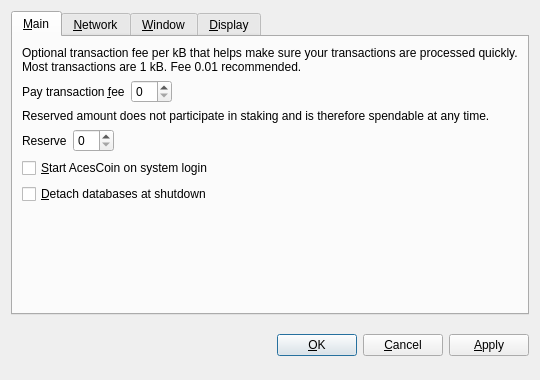
<?xml version="1.0" encoding="UTF-8"?>
<ui version="4.0">
 <class>OptionsDialog</class>
 <widget class="QDialog" name="OptionsDialog">
  <property name="geometry">
   <rect>
    <x>0</x>
    <y>0</y>
    <width>540</width>
    <height>380</height>
   </rect>
  </property>
  <property name="windowTitle">
   <string>Options</string>
  </property>
  <property name="modal">
   <bool>true</bool>
  </property>
  <layout class="QVBoxLayout" name="verticalLayout">
   <item>
    <widget class="QTabWidget" name="tabWidget">
     <property name="tabPosition">
      <enum>QTabWidget::North</enum>
     </property>
     <property name="currentIndex">
      <number>0</number>
     </property>
     <widget class="QWidget" name="tabMain">
      <attribute name="title">
       <string>&amp;Main</string>
      </attribute>
      <layout class="QVBoxLayout" name="verticalLayout_Main">
       <item>
        <widget class="QLabel" name="transactionFeeInfoLabel">
         <property name="text">
          <string>Optional transaction fee per kB that helps make sure your transactions are processed quickly. Most transactions are 1 kB. Fee 0.01 recommended.</string>
         </property>
         <property name="textFormat">
          <enum>Qt::PlainText</enum>
         </property>
         <property name="wordWrap">
          <bool>true</bool>
         </property>
        </widget>
       </item>
       <item>
        <layout class="QHBoxLayout" name="horizontalLayoutFee">
         <item>
          <widget class="QLabel" name="transactionFeeLabel">
           <property name="text">
            <string>Pay transaction &amp;fee</string>
           </property>
           <property name="textFormat">
            <enum>Qt::PlainText</enum>
           </property>
           <property name="buddy">
            <cstring>transactionFee</cstring>
           </property>
          </widget>
         </item>
         <item>
          <widget class="BitcoinAmountField" name="transactionFee"/>
         </item>
         <item>
          <spacer name="horizontalSpacerFee">
           <property name="orientation">
            <enum>Qt::Horizontal</enum>
           </property>
           <property name="sizeHint" stdset="0">
            <size>
             <width>40</width>
             <height>20</height>
            </size>
           </property>
          </spacer>
         </item>
        </layout>
       </item>
       <item>
        <widget class="QLabel" name="reserveBalanceInfoLabel">
         <property name="text">
          <string>Reserved amount does not participate in staking and is therefore spendable at any time.</string>
         </property>
         <property name="textFormat">
          <enum>Qt::PlainText</enum>
         </property>
         <property name="wordWrap">
          <bool>true</bool>
         </property>
        </widget>
       </item>
       <item>
        <layout class="QHBoxLayout" name="horizontalLayoutReserveBalance">
         <item>
          <widget class="QLabel" name="reserveBalanceLabel">
           <property name="text">
            <string>Reserve</string>
           </property>
           <property name="textFormat">
            <enum>Qt::PlainText</enum>
           </property>
           <property name="buddy">
            <cstring>reserveBalance</cstring>
           </property>
          </widget>
         </item>
         <item>
          <widget class="BitcoinAmountField" name="reserveBalance"/>
         </item>
         <item>
          <spacer name="horizontalSpacerReserveBalance">
           <property name="orientation">
            <enum>Qt::Horizontal</enum>
           </property>
           <property name="sizeHint" stdset="0">
            <size>
             <width>40</width>
             <height>20</height>
            </size>
           </property>
          </spacer>
         </item>
        </layout>
       </item>
       <item>
        <widget class="QCheckBox" name="bitcoinAtStartup">
         <property name="toolTip">
          <string>Automatically start AcesCoin after logging in to the system.</string>
         </property>
         <property name="text">
          <string>&amp;Start AcesCoin on system login</string>
         </property>
        </widget>
       </item>
       <item>
        <widget class="QCheckBox" name="detachDatabases">
         <property name="toolTip">
          <string>Detach block and address databases at shutdown. This means they can be moved to another data directory, but it slows down shutdown. The wallet is always detached.</string>
         </property>
         <property name="text">
          <string>&amp;Detach databases at shutdown</string>
         </property>
        </widget>
       </item>
       <item>
        <spacer name="verticalSpacer_Main">
         <property name="orientation">
          <enum>Qt::Vertical</enum>
         </property>
         <property name="sizeHint" stdset="0">
          <size>
           <width>20</width>
           <height>40</height>
          </size>
         </property>
        </spacer>
       </item>
      </layout>
     </widget>
     <widget class="QWidget" name="tabNetwork">
      <attribute name="title">
       <string>&amp;Network</string>
      </attribute>
      <layout class="QVBoxLayout" name="verticalLayout_Network">
       <item>
        <widget class="QCheckBox" name="mapPortUpnp">
         <property name="toolTip">
          <string>Automatically open the AcesCoin client port on the router. This only works when your router supports UPnP and it is enabled.</string>
         </property>
         <property name="text">
          <string>Map port using &amp;UPnP</string>
         </property>
        </widget>
       </item>
       <item>
        <widget class="QCheckBox" name="connectSocks">
         <property name="toolTip">
          <string>Connect to the AcesCoin network through a SOCKS proxy (e.g. when connecting through Tor).</string>
         </property>
         <property name="text">
          <string>&amp;Connect through SOCKS proxy:</string>
         </property>
        </widget>
       </item>
       <item>
        <layout class="QHBoxLayout" name="horizontalLayout_Network">
         <item>
          <widget class="QLabel" name="proxyIpLabel">
           <property name="text">
            <string>Proxy &amp;IP:</string>
           </property>
           <property name="textFormat">
            <enum>Qt::PlainText</enum>
           </property>
           <property name="buddy">
            <cstring>proxyIp</cstring>
           </property>
          </widget>
         </item>
         <item>
          <widget class="QValidatedLineEdit" name="proxyIp">
           <property name="maximumSize">
            <size>
             <width>140</width>
             <height>16777215</height>
            </size>
           </property>
           <property name="toolTip">
            <string>IP address of the proxy (e.g. 127.0.0.1)</string>
           </property>
          </widget>
         </item>
         <item>
          <widget class="QLabel" name="proxyPortLabel">
           <property name="text">
            <string>&amp;Port:</string>
           </property>
           <property name="textFormat">
            <enum>Qt::PlainText</enum>
           </property>
           <property name="buddy">
            <cstring>proxyPort</cstring>
           </property>
          </widget>
         </item>
         <item>
          <widget class="QLineEdit" name="proxyPort">
           <property name="maximumSize">
            <size>
             <width>55</width>
             <height>16777215</height>
            </size>
           </property>
           <property name="toolTip">
            <string>Port of the proxy (e.g. 9050)</string>
           </property>
          </widget>
         </item>
         <item>
          <widget class="QLabel" name="socksVersionLabel">
           <property name="text">
            <string>SOCKS &amp;Version:</string>
           </property>
           <property name="textFormat">
            <enum>Qt::PlainText</enum>
           </property>
           <property name="buddy">
            <cstring>socksVersion</cstring>
           </property>
          </widget>
         </item>
         <item>
          <widget class="QValueComboBox" name="socksVersion">
           <property name="toolTip">
            <string>SOCKS version of the proxy (e.g. 5)</string>
           </property>
          </widget>
         </item>
         <item>
          <spacer name="horizontalSpacer_Network">
           <property name="orientation">
            <enum>Qt::Horizontal</enum>
           </property>
           <property name="sizeHint" stdset="0">
            <size>
             <width>40</width>
             <height>20</height>
            </size>
           </property>
          </spacer>
         </item>
        </layout>
       </item>
       <item>
        <spacer name="verticalSpacer_Network">
         <property name="orientation">
          <enum>Qt::Vertical</enum>
         </property>
         <property name="sizeHint" stdset="0">
          <size>
           <width>20</width>
           <height>40</height>
          </size>
         </property>
        </spacer>
       </item>
      </layout>
     </widget>
     <widget class="QWidget" name="tabWindow">
      <attribute name="title">
       <string>&amp;Window</string>
      </attribute>
      <layout class="QVBoxLayout" name="verticalLayout_Window">
       <item>
        <widget class="QCheckBox" name="minimizeToTray">
         <property name="toolTip">
          <string>Show only a tray icon after minimizing the window.</string>
         </property>
         <property name="text">
          <string>&amp;Minimize to the tray instead of the taskbar</string>
         </property>
        </widget>
       </item>
       <item>
        <widget class="QCheckBox" name="minimizeOnClose">
         <property name="toolTip">
          <string>Minimize instead of exit the application when the window is closed. When this option is enabled, the application will be closed only after selecting Quit in the menu.</string>
         </property>
         <property name="text">
          <string>M&amp;inimize on close</string>
         </property>
        </widget>
       </item>
       <item>
        <spacer name="verticalSpacer_Window">
         <property name="orientation">
          <enum>Qt::Vertical</enum>
         </property>
         <property name="sizeHint" stdset="0">
          <size>
           <width>20</width>
           <height>40</height>
          </size>
         </property>
        </spacer>
       </item>
      </layout>
     </widget>
     <widget class="QWidget" name="tabDisplay">
      <attribute name="title">
       <string>&amp;Display</string>
      </attribute>
      <layout class="QVBoxLayout" name="verticalLayout_Display">
       <item>
        <layout class="QHBoxLayout" name="horizontalLayout_1_Display">
         <item>
          <widget class="QLabel" name="langLabel">
           <property name="text">
            <string>User Interface &amp;language:</string>
           </property>
           <property name="textFormat">
            <enum>Qt::PlainText</enum>
           </property>
           <property name="buddy">
            <cstring>lang</cstring>
           </property>
          </widget>
         </item>
         <item>
          <widget class="QValueComboBox" name="lang">
           <property name="toolTip">
            <string>The user interface language can be set here. This setting will take effect after restarting AcesCoin.</string>
           </property>
          </widget>
         </item>
        </layout>
       </item>
       <item>
        <layout class="QHBoxLayout" name="horizontalLayout_2_Display">
         <item>
          <widget class="QLabel" name="unitLabel">
           <property name="text">
            <string>&amp;Unit to show amounts in:</string>
           </property>
           <property name="textFormat">
            <enum>Qt::PlainText</enum>
           </property>
           <property name="buddy">
            <cstring>unit</cstring>
           </property>
          </widget>
         </item>
         <item>
          <widget class="QValueComboBox" name="unit">
           <property name="toolTip">
            <string>Choose the default subdivision unit to show in the interface and when sending coins.</string>
           </property>
          </widget>
         </item>
        </layout>
       </item>
       <item>
        <widget class="QCheckBox" name="displayAddresses">
         <property name="toolTip">
          <string>Whether to show AcesCoin addresses in the transaction list or not.</string>
         </property>
         <property name="text">
          <string>&amp;Display addresses in transaction list</string>
         </property>
        </widget>
       </item>
       <item>
        <widget class="QCheckBox" name="coinControlFeatures">
         <property name="toolTip">
          <string>Whether to show coin control features or not.</string>
         </property>
         <property name="text">
          <string>Display coin &amp;control features (experts only!)</string>
         </property>
        </widget>
       </item>
       <item>
        <spacer name="verticalSpacer_Display">
         <property name="orientation">
          <enum>Qt::Vertical</enum>
         </property>
         <property name="sizeHint" stdset="0">
          <size>
           <width>20</width>
           <height>40</height>
          </size>
         </property>
        </spacer>
       </item>
      </layout>
     </widget>
    </widget>
   </item>
   <item>
    <layout class="QHBoxLayout" name="horizontalLayout_Buttons">
     <item>
      <spacer name="horizontalSpacer_1">
       <property name="orientation">
        <enum>Qt::Horizontal</enum>
       </property>
       <property name="sizeHint" stdset="0">
        <size>
         <width>40</width>
         <height>48</height>
        </size>
       </property>
      </spacer>
     </item>
     <item>
      <widget class="QLabel" name="statusLabel">
       <property name="font">
        <font>
         <weight>75</weight>
         <bold>true</bold>
        </font>
       </property>
       <property name="text">
        <string/>
       </property>
       <property name="textFormat">
        <enum>Qt::PlainText</enum>
       </property>
       <property name="wordWrap">
        <bool>true</bool>
       </property>
      </widget>
     </item>
     <item>
      <spacer name="horizontalSpacer_2">
       <property name="orientation">
        <enum>Qt::Horizontal</enum>
       </property>
       <property name="sizeHint" stdset="0">
        <size>
         <width>40</width>
         <height>48</height>
        </size>
       </property>
      </spacer>
     </item>
     <item>
      <widget class="QPushButton" name="okButton">
       <property name="text">
        <string>&amp;OK</string>
       </property>
      </widget>
     </item>
     <item>
      <widget class="QPushButton" name="cancelButton">
       <property name="text">
        <string>&amp;Cancel</string>
       </property>
       <property name="autoDefault">
        <bool>false</bool>
       </property>
      </widget>
     </item>
     <item>
      <widget class="QPushButton" name="applyButton">
       <property name="text">
        <string>&amp;Apply</string>
       </property>
       <property name="autoDefault">
        <bool>false</bool>
       </property>
      </widget>
     </item>
    </layout>
   </item>
  </layout>
 </widget>
 <customwidgets>
  <customwidget>
   <class>BitcoinAmountField</class>
   <extends>QSpinBox</extends>
   <header>bitcoinamountfield.h</header>
  </customwidget>
  <customwidget>
   <class>QValueComboBox</class>
   <extends>QComboBox</extends>
   <header>qvaluecombobox.h</header>
  </customwidget>
  <customwidget>
   <class>QValidatedLineEdit</class>
   <extends>QLineEdit</extends>
   <header>qvalidatedlineedit.h</header>
  </customwidget>
 </customwidgets>
 <resources/>
 <connections/>
</ui>
